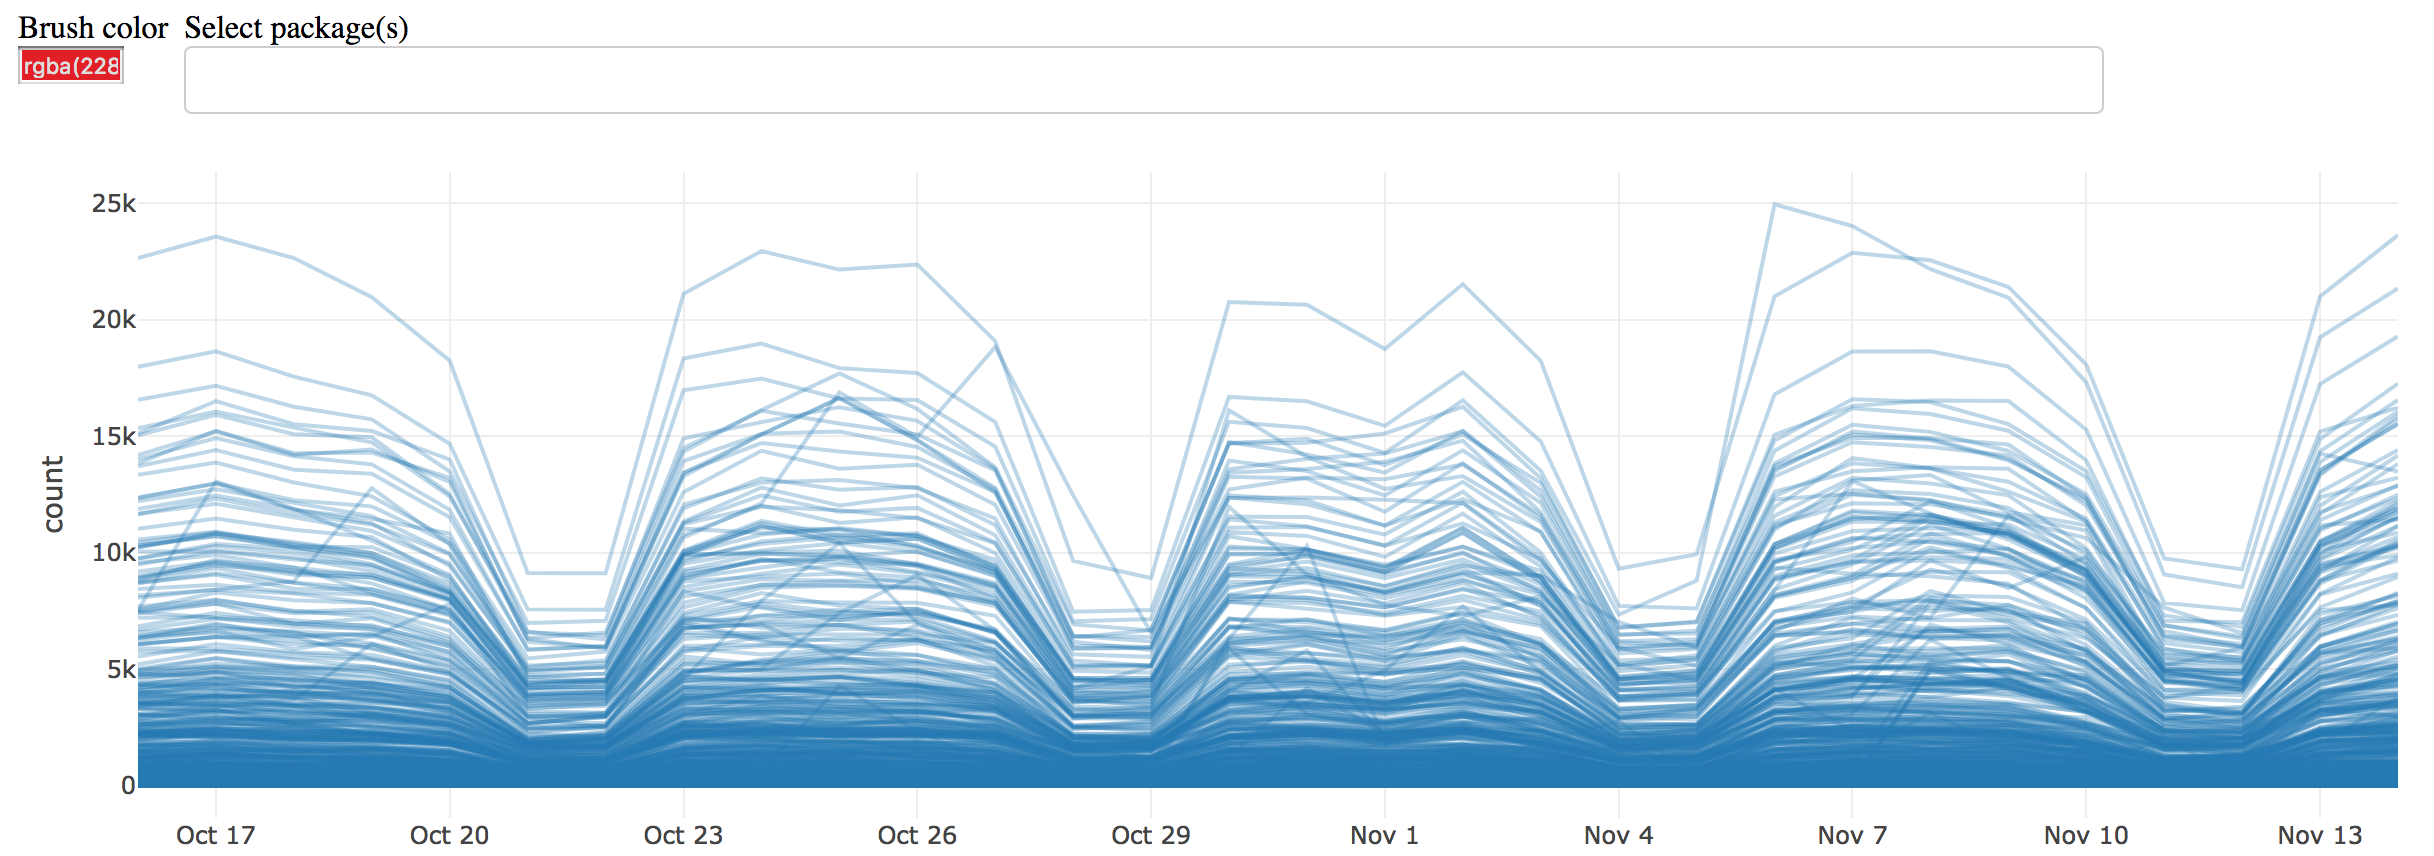

Here is the R script that generated this plot:
library(crosstalk)
SharedData$new(logz, ~package, "Select package(s)") %>% 
  plot_ly(x = ~date, y = ~count) %>% group_by(package) %>% add_lines(alpha=0.3) %>% 
  highlight(dynamic = TRUE, selectize = TRUE, persistent = TRUE)
